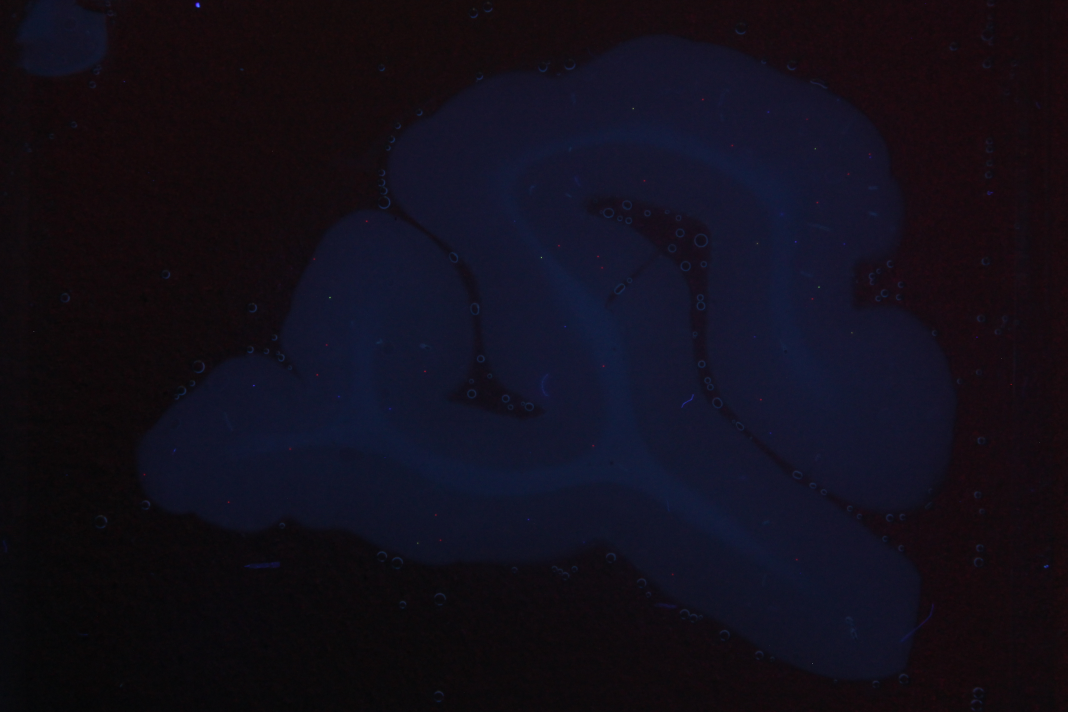
#> input picture IMG_0039.JPG, 4272 x 2848 px, found by its file name (shown at 1/4 size)
$ python blobTest.py   (older library calls are emulated)
#> lines starting #> are read from the running program, lines starting #| are printed output that depends on the picture; after the words box and inside, x2 and y2 are one past the last pixel; in counts of white or black regions, pixels touching at a corner belong together
#> further down, im is the input picture: shape (2848, 4272, 3); mean R, G, B 18.1, 14.6, 26.1
### blobFunct.py
# -*- coding: utf-8 -*-
"""
Created on Wed Jun 24 12:53:28 2015

@author: Anders Nymark Christensen
based on Matlab code by Anders Nymark Christensen & William Sebastian Henning Benzon 2014
"""

import numpy as np
import scipy
import matplotlib.pyplot as plt
from skimage import morphology
from skimage.measure import regionprops

from scipy import misc


def BlobFunct(im, plotopt):
    """
    The BlobFunct is the main function in the blobdetection feature created
    at Rigshospitalet during Julie Bjerglund Andersen's project regarding
    bloodflow estimation in piglets using red, green and blue microspheres.

    In this script several parameters used for microsphere detection can be
    tweaked and modified to various situations.
    Some of the adjustable parameters:
    minBlobSize - Minimum Blobsize
    maxBlobSize - Maximum Blobsize
    edgeSigma - Used in edge detections
    shapeThreshold - Roundness measure
    channelThreshold - Minimum RGB values

    INPUT:
    im = RGB image (uint)
    plotopt = [0,1] if visuals during the script is needed, set plotopt = 1
    otherwise, plotopt = 0.

    OUTPUT:
    amount - total amount of microspheres detected [Red Green Blue]
    mask - Binary tissue mask
    arealsize = size of tissue (pixels)
    red - Coordinates for all red detected microspheres ([X Y])
    green - Coordinates for all green detected microspheres ([X Y])
    blue - Coordinates for all blue detected microspheres ([X Y])

    SUBFUNCTIONS:
    For this function to work, following functions are needed:
    areal_est
    RGBcheck
    Image Processing Toolbox(By MathWorks)


    NOTE:
    This function calls RGBcheck which also affects the outcome very
    drastically. So if adjusting parameters in this script doesnt affect the
    outcome. Please change settings in RGBcheck.m
    """
#> called with plotopt = 1
    # Settings
    nLoops = 1
    minBlobSize = 35.0
    maxBlobSize = 80.0
    edgeSigma = 3.0 # Used in the combined edge and blobdetection
    shapeThreshold = 2.0 # The maximun deviation from circular defined by abs(perimeter/diameter - pi) < shapeThreshold
    channelThreshold = [0, 0, 0] #[50 90 60];


    im = np.array(im)
    IM = np.copy(im)
    IM = IM.astype(np.float64, copy=False)

    mask, arealsize = areal_est(IM)

    for index in range(0,3):
        if index == 1:
            maxBlobSize = 150
        else:
            maxBlobSize = 80


        # Find edges
        BW = edgeLoG(IM[:,:,index],[],edgeSigma)
        # The blobs are closed contours. We find them by filling the holes and
        # subtracting the original edges, leaving only closed contours in the
        # image.
        BW2 = scipy.ndimage.morphology.binary_fill_holes(BW) - BW


        # We remove areas smaller and larger than what we have specified
        IMsmall = morphology.remove_small_objects(BW2, min_size=minBlobSize, connectivity=8)
        IMbig = morphology.remove_small_objects(BW2, min_size=maxBlobSize, connectivity=8)
        IMblobs = (IMsmall - IMbig) > 0
        IMtemp, num = scipy.ndimage.label(IMblobs)


        # Label the remaining areas, if below the channel threshold they are
        # removed
        for nBlob in range(0,num):
            if np.max(IM[IMtemp==nBlob]) < channelThreshold[nLoops]:
                IMtemp[IMtemp==nBlob] = 0

        IMtemp2, num = scipy.ndimage.label(IMtemp)


        # Find centroid for plotting
        props = regionprops(IMtemp2) #'Centroid','Area','Perimeter','MinorAxisLength');

        allProps = np.zeros( (num, 2) )
        n = 0
        for nProps in range(0,num):
            allProps[n,:] = np.asarray(props[nProps].centroid)
            n += 1
        if index == 0:

            newProps = np.zeros( (num, 2) )
            # remove points that are not circular
            n = 0
            for nProps in range(0,num):
                if abs(props[nProps].perimeter/props[nProps].minor_axis_length - np.pi) < shapeThreshold:
                    newProps[n,:] = np.asarray(props[nProps].centroid)
                    n += 1
            newProps = newProps[~np.all(newProps == 0,axis = 1), :]
            allProps = newProps


        xy1 = np.round(allProps)

        deletionList = []
        for i in range(0,np.size(xy1,0)):
            if mask[xy1[i,0],xy1[i,1]]==0:
                deletionList.append(i)


        xy1 = np.delete(xy1,deletionList,0)
        ## Blob-check
        if index == 0:
            red = np.copy(xy1)
            red = RGBcheck(im,red,'red')
        elif index ==1:
            green = np.copy(xy1)
            green = RGBcheck(im,green,'green')
        elif index ==2:
            blue = np.copy(xy1)
            blue = RGBcheck(im,blue,'blue')


    nLoops = nLoops +1
    amount = [len(red), len(green), len(blue)]

    if plotopt==1:
        plt.figure
        plt.imshow(im)
        plt.plot(red[:,1],red[:,0],'rx')
        plt.plot(green[:,1],green[:,0],'gx')
        plt.plot(blue[:,1],blue[:,0],'bx')
        plt.show()
        print('Plotting...')

    return(amount,mask,arealsize,red,green,blue)


def areal_est(im):
    """
    Uses image to create binary image-mask of tissue corresponding to value 1
    and non-tissue = value zero.
    INPUT:  im = RGB-image
    OUTPUT: BW = Binary mask image
            arealsize = amount of pixels in BW = 1
    """
    from skimage.exposure import rescale_intensity
    from skimage.filter import threshold_otsu
    from skimage.morphology import remove_small_objects
    from skimage.morphology import disk
    from skimage.morphology import binary_closing

    minSlideSize = 200000

    imScaled = rescale_intensity(im[:,:,1], in_range=(np.mean(im[:,:,1])-9*np.std(im[:,:,1]), np.mean(im[:,:,1])+9*np.std(im[:,:,1])))
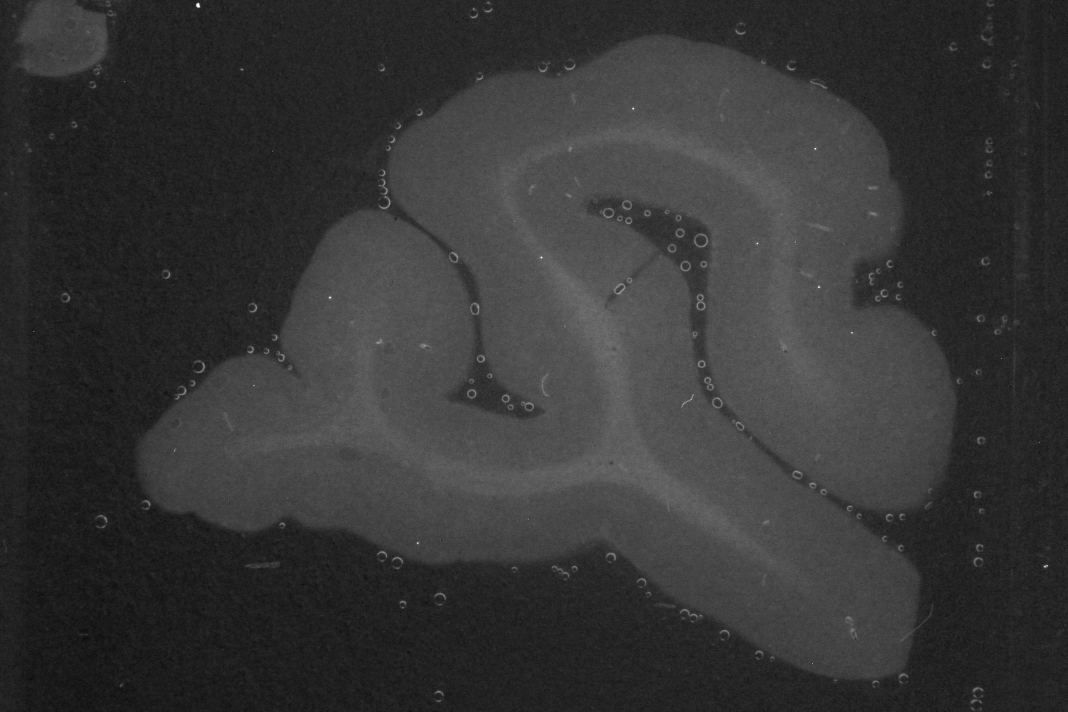
#> imScaled: shape (2848, 4272) float64 (shown at 1/4 size); min -0.269, max 1, mean -1.81e-05; drawn with min black and max white
    # Calculating optimal binary threshold level
    level = threshold_otsu(imScaled)
#> level = 0.00611

    # Initial binary mask
    mask = imScaled > level
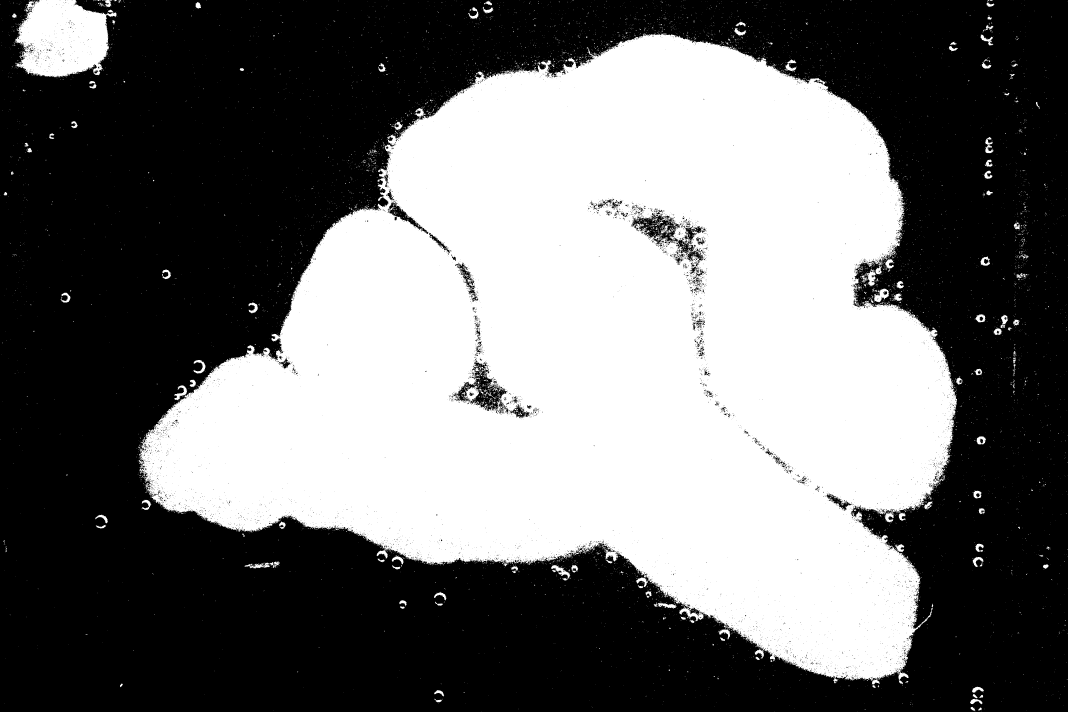
#> mask: shape (2848, 4272) bool (shown at 1/4 size); 43.6% white; 9168 white regions (8869 under 20 px), largest, box (x1, y1, x2, y2) and area: (556, 132, 3828, 2739) 5137484, (59, 0, 467, 310) 91000, (3462, 1061, 3528, 1145) 1869

    # removing smal segments
    mask = remove_small_objects(mask, min_size=minSlideSize, connectivity=8)
#> mask: shape (2848, 4272) bool; 42.2% white; 1 white region, box (x1, y1, x2, y2) and area: (556, 132, 3828, 2739) 5137484
    se = disk(10)
    mask = binary_closing(mask,se)
#> mask: shape (2848, 4272) bool; 43% white; 2 white regions (1 under 20 px)

    # Isolating largest binary piece of tissue
    L, num = scipy.ndimage.label(mask);
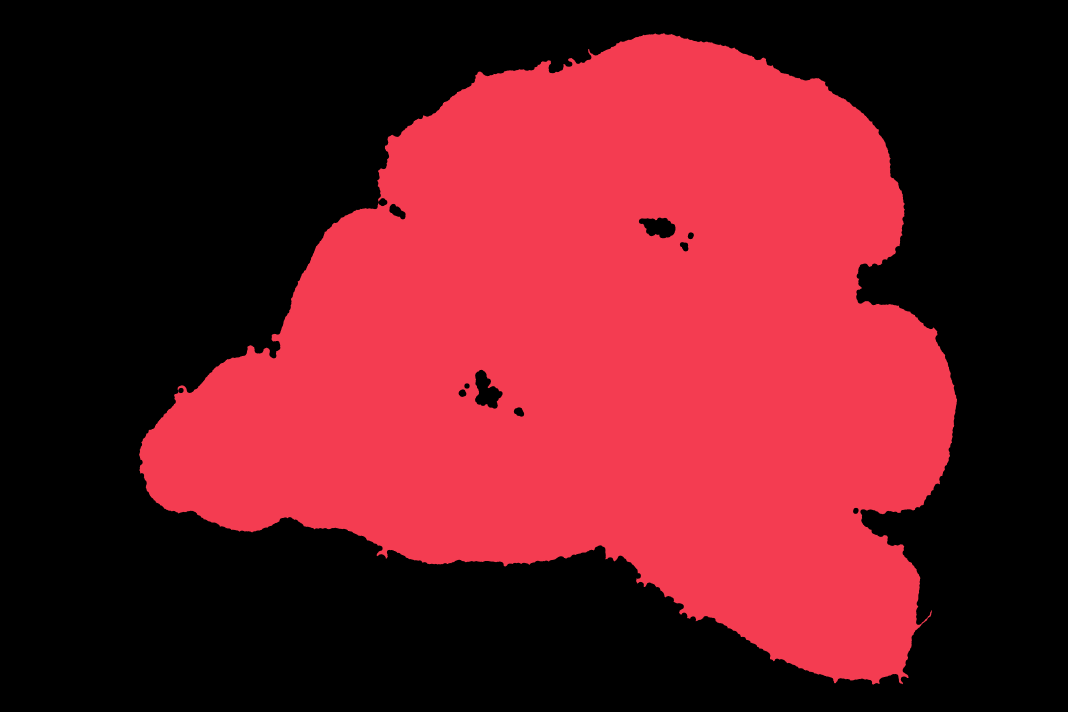
#> L: shape (2848, 4272) int32 (shown at 1/4 size); 3 distinct labels, from 0 to 2; one colour per label, 0 black
#> num = 2
    props = regionprops(L)
#> props = 2 regions; box (x1, y1, x2, y2) and area: (556, 132, 3828, 2739) 5229289, (713, 1563, 714, 1565) 2

    largest = 0
    for index in range(0,num):
        if props[index].area > largest:
            largest = props[index].area
            largestIndex = index
#> this loop made 2 passes
#> largest on pass 1: 5229289
#> after the loop, largest = 5229289; largestIndex = 0

    # Isolating primary label for binary image
    BW = (L == largestIndex)
#> BW: shape (2848, 4272) bool; 57% white; 2 black regions (1 under 20 px), largest, box (x1, y1, x2, y2) and area: (556, 132, 3828, 2739) 5229289
    # Securing tissue-value = 1
    if BW[0,0] == True:
        BW = ~BW

    arealsize = largest;
#> arealsize = 5229289

    return(BW, arealsize)


# [186 lines left out: functions RGBcheck, sections_area, not called in this run]


def edgeLoG(im, thres, edgeSigma):
    """
    Detect edges using Laplacian of Gassian
    INPUT:
    im: single channel image, type=float32/64
    thres: threshold for edges
    edgeSigma: Kernel used in Laplacian of Gaussian
    OUTPUT:
    fc: Binary image with edges
    Anders Nymark Christensen, 2015
    """
    import scipy.ndimage as nd

    if not edgeSigma:
        edgeSigma = 2.0

    LoG = nd.gaussian_laplace(im, edgeSigma)

    if not thres:
        thres = np.absolute(LoG).mean() * 0.75

    # Find zero-crossing
    zc1 = (np.diff(np.sign(LoG),1,0) == -2) & (np.abs(np.diff(LoG,1,0)) > thres )
    zc2 = (np.diff(np.sign(LoG),1,0) == 2) & (np.abs(np.diff(LoG,1,0)) > thres )
    zc12 = np.pad(np.logical_or(zc1,zc2),((0,1),(0,0)),'constant', constant_values=((False,False),(False,False)))

    zc3 = (np.diff(np.sign(LoG),1,1) == -2) & (np.abs(np.diff(LoG,1,1)) > thres )
    zc4 = (np.diff(np.sign(LoG),1,1) == 2) & (np.abs(np.diff(LoG,1,1)) > thres )
    zc34 = np.pad(np.logical_or(zc3,zc4),((0,0),(0,1)),'constant', constant_values=((False,False),(False,False)))

    zc = np.logical_or(zc12,zc34)
    zc = np.logical_or(zc, LoG == 0)

    return zc

### blobTest.py
# -*- coding: utf-8 -*-
"""
Created on Thu Jun 25 18:54:17 2015

@author: anym
"""

from scipy import misc
im = misc.imread('C:\Projektor\BlobDetectionForBloodFlow\IMG_0039.JPG')

import blobFunct as bf

plotopt = 1
amount,mask,arealsize,red,green,blue = bf.BlobFunct(im, 1)
#> the loop in BlobFunct, `for index in range(0,3):` made 1 pass
#> thres in edgeLoG on pass 1: 0.0466
#> pass 1, in edgeLoG, `LoG = nd.gaussian_laplace(im, edgeSigma)`:
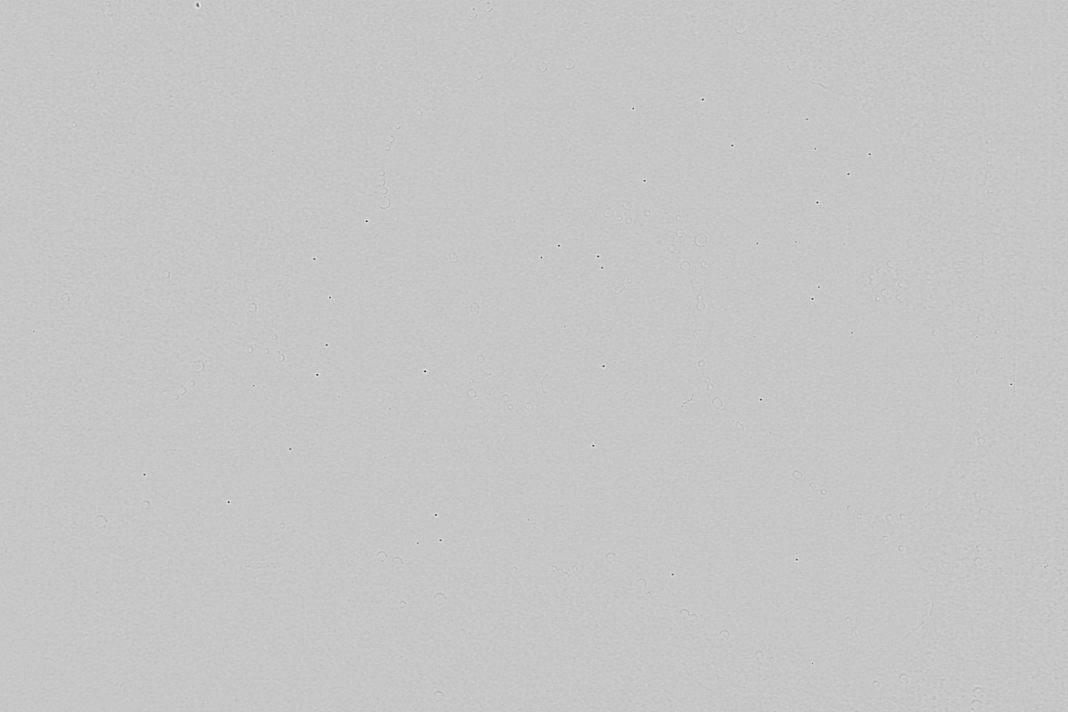
#> LoG: shape (2848, 4272) float64 (shown at 1/4 size); min -7.1, max 2.01, mean -0.00213; drawn with min black and max white
#> after the loop in BlobFunct, `for index in range(0,3):`:
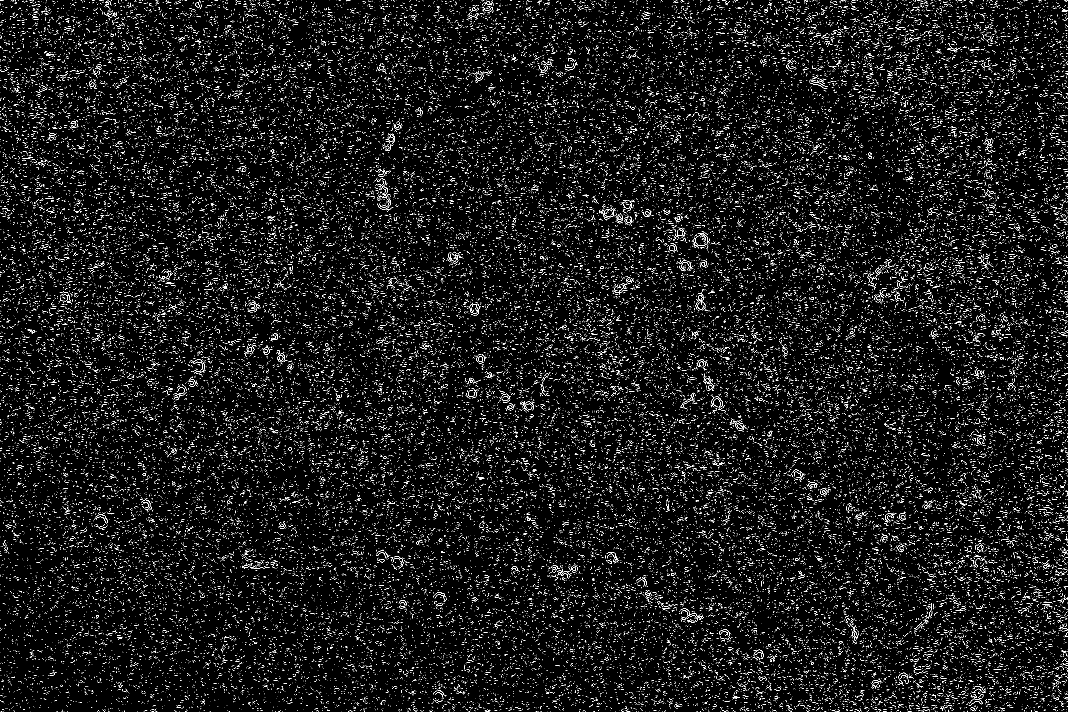
#> BW: shape (2848, 4272) bool (shown at 1/4 size); 2.7% white in thin lines or dots
#> (the run stopped early here; a loop or call above may not have finished)
